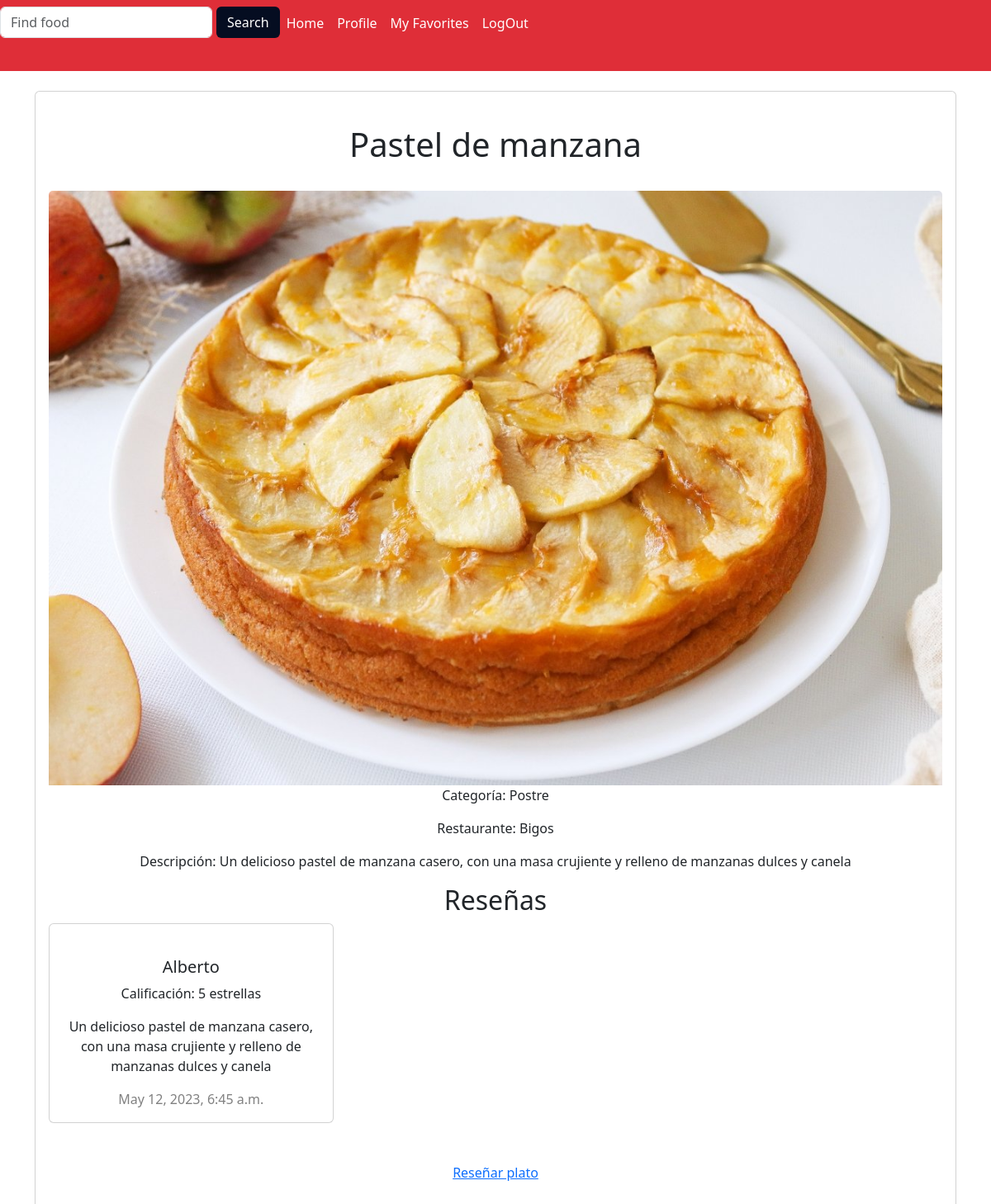
Page /plato/plato/11/ (signed in) on the committed database.
### Plato/models.py (models this page shows, shortened)
class plato(models.Model):
    id = models.BigAutoField(primary_key=True)
    name= models.CharField(max_length= 50, default='')
    image = models.ImageField(verbose_name='Imagen', null=True)
    restaurant = models.ForeignKey(modelosUsuarios.Restaurante,to_field='Nombre_Marca', null= False, blank=False, on_delete=models.CASCADE)
    category = models.CharField(max_length=100, default='', null= False, blank=False)
    description = models.CharField(max_length = 250, default='')
    precio = models.IntegerField(default=0)

### Usuarios/models.py (models this page shows)
class Restaurante(models.Model):
    user = models.OneToOneField(User, on_delete=models.CASCADE, primary_key=True, related_name='Restaurante', default='')
    Nombre_Marca = models.CharField(max_length=100,unique=True)
    ubicacion = models.CharField(max_length=100)
    def __str__(self):
        return self.Nombre_Marca

class Consumidor(models.Model):
    user = models.OneToOneField(User, on_delete=models.CASCADE, primary_key=True, related_name='Consumidor')
    Nombre = models.CharField(max_length=100)
    def __str__(self):
        return self.Nombre

### Calificaciones/models.py (models this page shows)
class Reseña(models.Model):
    consumidor = models.ForeignKey(Consumidor, on_delete=models.SET_NULL, null=True)
    fecha = models.DateTimeField(auto_now_add=True)
    puntaje_calificacion = models.PositiveIntegerField(validators=[MinValueValidator(1), MaxValueValidator(5)])
    contenido_comentario = models.CharField(max_length=255, blank=True)

class ReseñaOferta(Reseña):
    oferta = models.ForeignKey(Oferta, on_delete=models.CASCADE)

class Reseña(models.Model):
    consumidor = models.ForeignKey(Consumidor, on_delete=models.SET_NULL, null=True)
    fecha = models.DateTimeField(auto_now_add=True)
    puntaje_calificacion = models.PositiveIntegerField(validators=[MinValueValidator(1), MaxValueValidator(5)])
    contenido_comentario = models.CharField(max_length=255, blank=True)

### Plato/views.py (the view)
# urls.py: path('plato/<int:plato_id>/', views.platoDetalles, name='platoDetalles'),
def platoDetalles(request, plato_id):
    reseñasPlato = ''
    platoDetalle = get_object_or_404(plato, pk=plato_id)
    existe = Oferta.objects.filter(pk=platoDetalle.pk).exists()
    if existe:
        reseñasPlato = ReseñaOferta.objects.filter(oferta=platoDetalle).order_by('fecha')
    if not existe:
        reseñasPlato = ReseñaPlato.objects.filter(plato=platoDetalle).order_by('fecha')
    return render(request, 'plato/plato_detalles.html', {
            'plato': platoDetalle,
            'reseñas': reseñasPlato
        })

### Plato/templates/plato/plato_detalles.html (shortened to what this page needs)
<html>
<head>
    {%load static %}
    <link ref="stylesheet" href="https://cdn.jsdelivr.net/npm/bootstrap@5.3.0-alpha1/dist/css/bootstrap.min.css"
        rel="stylesheet"
>
</head>
<body>
    <nav class="navbar navbar-expand-lg navbar-light justify-content-between" style="background-color: #DF2E38;"
        id="header">
        <div class="collapse navbar-collapse" id="navbarTogglerDemo03">
            <ul class="navbar-nav mr-auto mt-2 mt-lg-0">
                <li class="nav-item" style="flex-grow: 1; text-align: center;">
                    <div style="width: 100%;">
                        <form action="" style="display: flex;">
                            <div class="mb-3" style="margin-right: 5px;">
                                <input type="text" class="form-control" name="searchService" placeholder="Find food" />
                            </div>
                            <a><button type="submit" class="btn"
                                    style="background-color: #050d21; color: white; align-self: center;">Search</button></a>
                        </form>
                    </div>
                </li>
                <li class="nav-item active">
                    <a class="nav-link" href="{% url 'busqueda' %}" style="color: white;">Home</a>
                </li>
                {% if user.is_authenticated %}
                <li class="nav-item">
                    <a class="nav-link" href="#" style="color: white;">Profile</a>
                </li>
                <li class="nav-item">
                    <a class="nav-link" href="#" style="color: white;">My Favorites</a>
                </li>
                <li class="nav-item">
                    <a class="nav-link" href="{% url 'logout' %}" style="color: white;">LogOut</a>
                </li>
                {% else %}
                <li class="nav-item">
                    <a class="nav-link" href="{% url 'login' %}" style="color: white;">Iniciar sesión</a>
                </li>
                {% endif %}
            </ul>
        </div>
    </nav>
    <br>
    <div class="container mb-3">
        <div class="row">
            <div>
                <div class="card" style="display: flex; text-align: center;">
                    <div class="card-body">
                        <div>
                            <br>
                            <h1>{{plato.name}}</h1>
                            <br>
                            <img src="{{ plato.image.url }}" class="card-img-top h-100" alt="Imagen comida">
                            <p>Categoría: {{plato.category}}</p>
                            <p>Restaurante: {{plato.restaurant}}</p>
                            <p>Descripción: {{plato.description}}</p>
                            <h2>Reseñas</h2>
                            <div class="row">
                                {% for reseña in reseñas %}
                                <div class="col-md-4">
                                    <div class="card">
                                        <br>
                                        <div class="card-body">
                                            <h5 class="card-title">{{ reseña.consumidor }}</h5>
                                            <p class="card-text">Calificación: {{ reseña.puntaje_calificacion }}
                                                estrellas</p>
                                            <p class="card-text">{{plato.description}}</p>
                                            <h7 style="color: grey" ;>{{ reseña.fecha }}</h7>
                                        </div>
                                    </div>
                                    <br>
                                    <br>
                                </div>
                                {% endfor %}
                                <a href="{% url 'Calificaciones:crearReseñaPlato' plato.id %}">Reseñar plato</a>
                            </div>
                            <br>
</body>
</html>

### rows in the picture
plato: name "Pastel de manzana", image (picture), category "Postre", restaurant "Bigos", description "Un delicioso pastel de manzana casero, con una masa crujiente y relleno de manzanas dulces y canela"
ReseñaOferta: consumidor "Alberto", puntaje_calificacion "5", fecha "May 12, 2023, 6:45 a.m."
